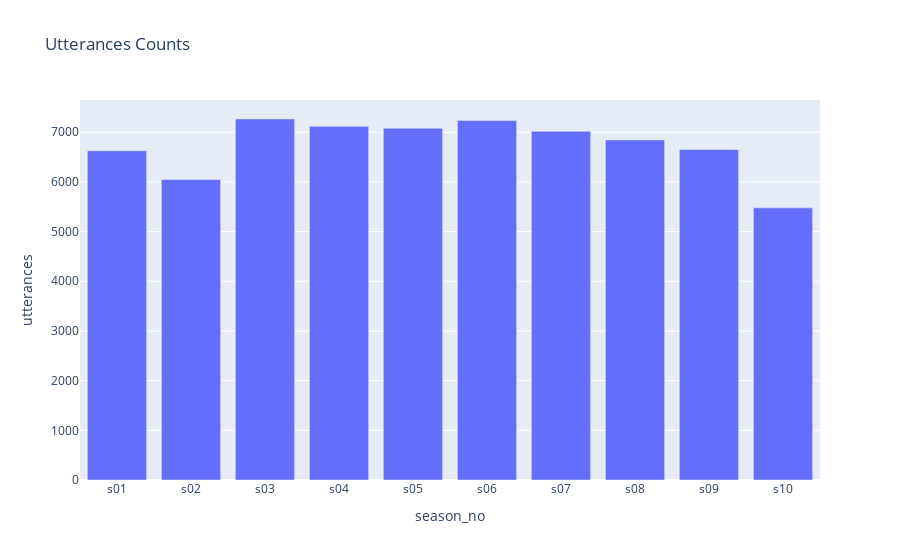

The notebook cell this image was saved under:
### Code cell
fig = px.bar(season_episodes_df, x='season_no', y='utterances', title='Utterances Counts')
fig.show()

### Figure 1 — Plotly figure (JSON) as saved in the notebook; plotly's stock layout.template omitted (floating-point values rounded to 4 significant figures)
{"data": [{"alignmentgroup": "True", "hovertemplate": "season_no=%{x}<br>utterances=%{y}<extra></extra>", "legendgroup": "", "marker": {"color": "#636efa", "pattern": {"shape": ""}}, "name": "", "offsetgroup": "", "orientation": "v", "showlegend": false, "textposition": "auto", "type": "bar", "x": ["s01", "s02", "s03", "s04", "s05", "s06", "s07", "s08", "s09", "s10"], "xaxis": "x", "y": [6626, 6048, 7267, 7119, 7082, 7235, 7019, 6845, 6653, 5479], "yaxis": "y"}], "layout": {"barmode": "relative", "legend": {"tracegroupgap": 0}, "title": {"text": "Utterances Counts"}, "xaxis": {"anchor": "y", "domain": [0, 1], "title": {"text": "season_no"}}, "yaxis": {"anchor": "x", "domain": [0, 1], "title": {"text": "utterances"}}}}
